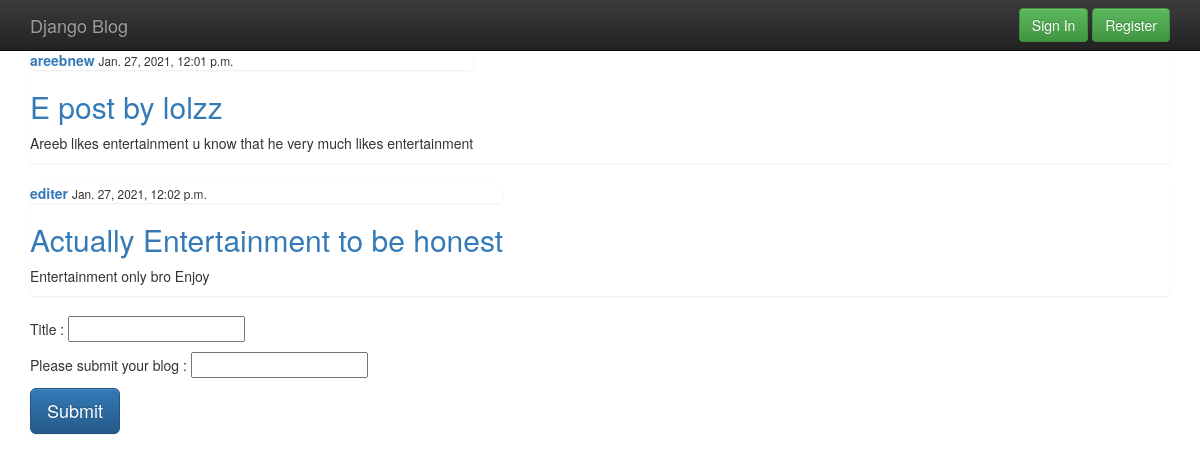
The app's page /entertainment/, older data.
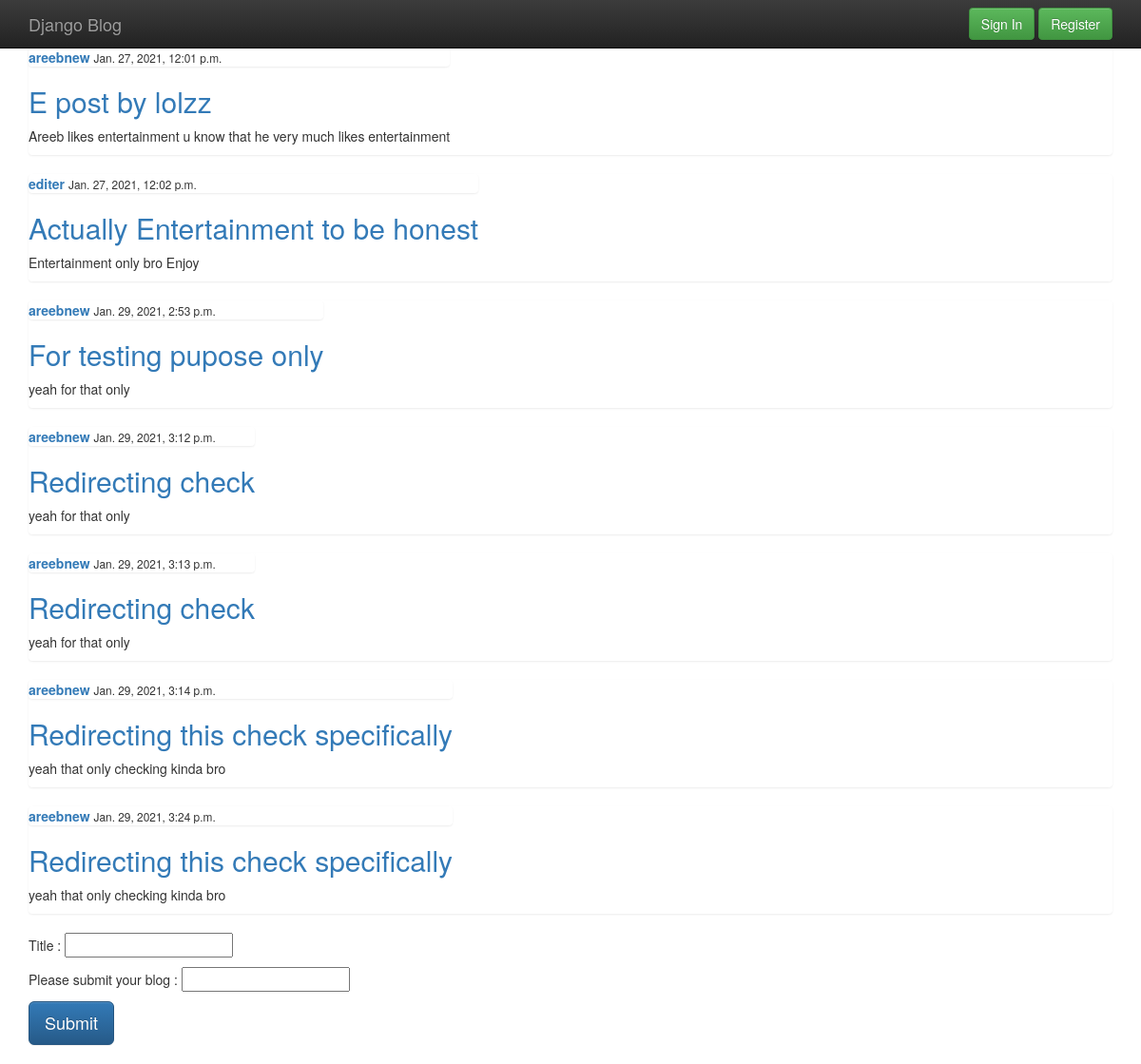
The same page, newer data.
### blog/models.py (models this page shows, shortened)
class E_Post(models.Model):
 	title = models.CharField( max_length = 100)
 	content = models.TextField()
 	date_posted = models.DateTimeField ( default = timezone.now)
 	author = models.ForeignKey( User , on_delete = models.CASCADE)

### blog/views.py (the view)
# urls.py: path('entertainment/' , views.entertainment , name = 'entertainment' ),
def entertainment(request):
	context = {
		'posts' : E_Post.objects.all()
	}
	return render( request , 'blog/entertainment.html' , context )

### blog/templates/blog/entertainment.html (shortened to what this page needs)
{% extends 'blog/base.html' %}
{% block content %}
<section class = "container">
	{% for p in posts %}
	<div class = "list-group">
		<article>
			<div class="media-body">
				<div class ="list-group">
					<a href="#"><strong> {{ p.author }} </strong> </a>
					<small> {{ p.date_posted }}</small>
				</div>
				<h2>
					<a href="#">
						{{ p.title }}
					</a>
				</h2>
					<p>
						{{ p.content }}
					</p>
			</div>
		</article>
	</div>
	{% endfor %}
</section>
<section class = "container" >
	<form action = "entertainment_post_add/" method = "post">
		<p>
			Title :
			<input type="text" name="entertainment_post_title"> </input>
		</p>
		<p>
			Please submit your blog :
			<input type="text" name="entertainment_post_content"> </input>
		</p>
		<button class = "btn btn-primary btn-lg" type="submit"> Submit </button>
	</form>
</section>
{% endblock %}

### blog/templates/blog/base.html (shortened to what this page needs)
<!doctype html>
<html class="no-js" lang="">
    <head>
        <link rel="stylesheet" href="/static/blog/css/bootstrap.min.css">
        <link rel="stylesheet" href="/static/blog/css/bootstrap-theme.min.css">
        <link rel="stylesheet" href="/static/blog/css/main.css">
    </head>
    <body>
    <nav class="navbar navbar-inverse navbar-fixed-top" role="navigation">
      <div class="container">
        <div class="navbar-header">
          <a class="navbar-brand" href="/">Django Blog</a>
        </div>
        <div id="navbar" class="navbar-collapse collapse">
          {% if user.is_authenticated %}
          <form class="navbar-form navbar-right" role="form">
            <a class = "btn btn-success" href = "{% url 'profile'%}" role = "button"> Profile </a>
            <a class = "btn btn-success" href = "{% url 'logout'%}" role = "button"> Sign out </a>
          </form>
          {% else %}
          <form class = "navbar-form navbar-right" role="form">
            <a class = "btn btn-success" href = "{% url 'login'%}" role = "button"> Sign In </a>
            <a class = "btn btn-success" href = "{% url 'register'%}" role = "button"> Register </a>
          </form>
          {% endif %}
        </div>
      </div>
    </nav>
    {% block content %}
    {% endblock %}
    </body>
</html>

### blog/static/blog/css/main.css (style rules this page uses)
h2,h3,h4,h5,h6 { color: #b30000; }

### blog/templates/blog/base.html (style rules this page uses)
body { padding-top: 50px; padding-bottom: 20px; }

Row changes from the older to the newer data that the page shows:
added E_Post: author "areebnew", date_posted "Jan. 29, 2021, 2:53 p.m.", title "For testing pupose only", content "yeah for that only"
added E_Post: author "areebnew", date_posted "Jan. 29, 2021, 3:12 p.m.", title "Redirecting check", content "yeah for that only"
added E_Post: author "areebnew", date_posted "Jan. 29, 2021, 3:13 p.m.", title "Redirecting check", content "yeah for that only"
added E_Post: author "areebnew", date_posted "Jan. 29, 2021, 3:14 p.m.", title "Redirecting this check specifically", content "yeah that only checking kinda bro"
added E_Post: author "areebnew", date_posted "Jan. 29, 2021, 3:24 p.m.", title "Redirecting this check specifically", content "yeah that only checking kinda bro"
